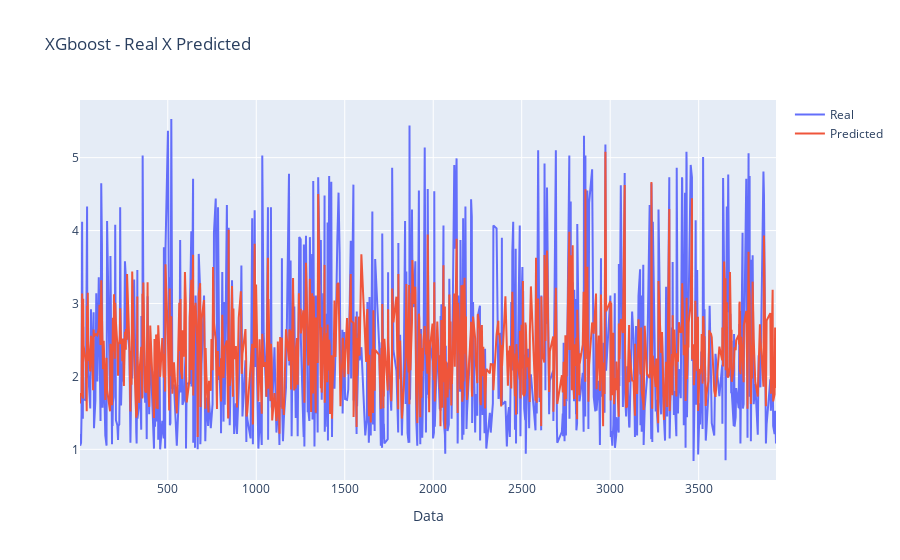

The code cell stored with this chart in its notebook:
### Code cell
fig_model = go.Figure()

# Add traces
fig_model.add_trace(
    go.Scatter(x=f1_forest.index.sort_values(), y=f1_forest['Actual'], name="Real", mode='lines')
)

fig_model.add_trace(
    go.Scatter(x=f1_forest.index.sort_values(), y=f1_forest['Predicted'], name="Predicted", mode='lines')
)

# Add figure title
fig_model.update_layout(
    title_text="XGboost - Real X Predicted"
)

# Set x-axis title
fig_model.update_xaxes(title_text="Data")
fig_model.show()

### Figure 1 — Plotly figure (JSON) as saved in the notebook; plotly's stock layout.template omitted (floating-point values rounded to 4 significant figures; data arrays with more than 128 entries replaced by an {"elided": "..."} marker saying what was removed)
{"data": [{"mode": "lines", "name": "Real", "type": "scatter", "x": {"elided": "789 int values"}, "y": {"elided": "789 float values"}}, {"mode": "lines", "name": "Predicted", "type": "scatter", "x": {"elided": "789 int values"}, "y": {"elided": "789 float values"}}], "layout": {"title": {"text": "XGboost - Real X Predicted"}, "xaxis": {"title": {"text": "Data"}}}}
